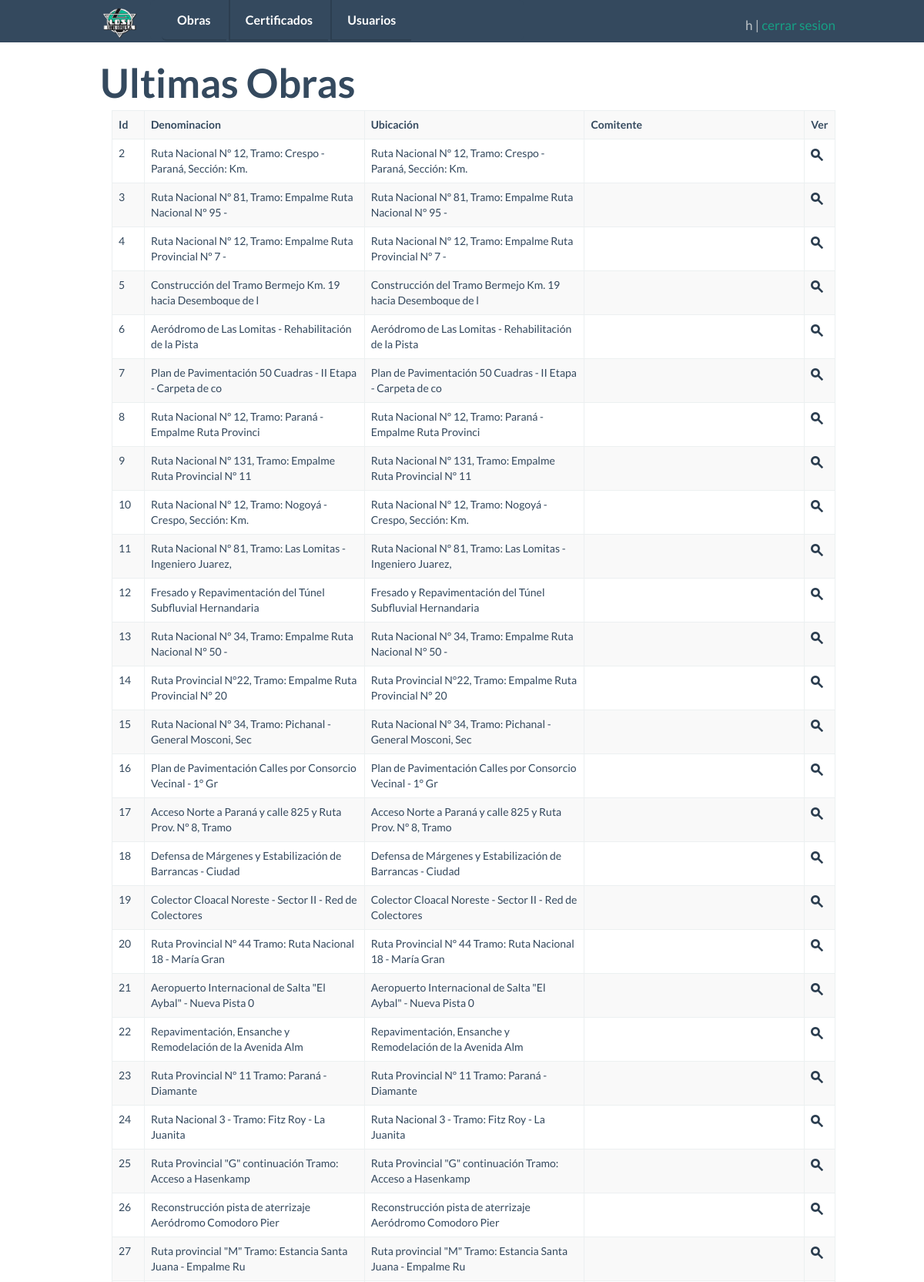
/inicio/inicio.php (signed in, upper part), run on the app's committed database.
### tables this page shows
CREATE TABLE `obrasejecutadas` (
  `ID` int(11) NOT NULL AUTO_INCREMENT,
  `Seleccion` tinyint(1) NOT NULL DEFAULT '0',
  `denominacion` varchar(255) DEFAULT NULL,
  `enejec` tinyint(1) NOT NULL DEFAULT '0',
  `idcomitente` smallint(5) unsigned DEFAULT NULL,
  `tipoDeObra` varchar(255) DEFAULT NULL,
  `montoContractualOriginal` double DEFAULT NULL,
  `montoContractualFinal` double DEFAULT NULL,
  `fechaTerminacionOriginal` timestamp NOT NULL DEFAULT CURRENT_TIMESTAMP ON UPDATE CURRENT_TIMESTAMP,
  `FechaTerminacionFinal` timestamp NOT NULL DEFAULT '0000-00-00 00:00:00',
  `PlazoOriginal` varchar(15) DEFAULT NULL,
  `PlazoFinal` varchar(15) DEFAULT NULL,
  `idPersoneria` smallint(5) unsigned DEFAULT NULL,
  `participacion` float DEFAULT NULL,
  `ute` varchar(50) DEFAULT NULL,
  `observacion` varchar(255) DEFAULT NULL,
  `longitud` double unsigned DEFAULT NULL,
  `longitudMedida` smallint(5) unsigned DEFAULT NULL,
  `terraplenes` double unsigned DEFAULT NULL,
  `terraplenesMedida` smallint(5) unsigned DEFAULT NULL,
  `recubrimiento` double unsigned DEFAULT NULL,
  `recubrimientoMedida` smallint(5) unsigned DEFAULT NULL,
  `baseNoButuminosa` double unsigned DEFAULT NULL,
  `baseMedida` smallint(5) unsigned DEFAULT NULL,
  `banquinaRipio` double unsigned DEFAULT NULL,
  `banquinaRipioMedida` smallint(5) unsigned DEFAULT NULL,
  `tratamientoTriple` double unsigned DEFAULT NULL,
  `tratamientoTripleMedida` smallint(5) unsigned DEFAULT NULL,
  `Hormigones` double unsigned DEFAULT NULL,
  `HormigonesMedida` smallint(5) unsigned DEFAULT NULL,
  `reforestacion` double unsigned DEFAULT NULL,
  `reforestacionMedida` smallint(5) unsigned DEFAULT NULL,
  `certEjecucion` tinyint(1) NOT NULL DEFAULT '0',
  `rp` tinyint(1) NOT NULL DEFAULT '0',
  `rd` tinyint(1) NOT NULL DEFAULT '0',
  `ok` tinyint(1) NOT NULL DEFAULT '0',
  `fechaInicio` timestamp NOT NULL DEFAULT '0000-00-00 00:00:00',
  `fechaLicitacion` timestamp NOT NULL DEFAULT '0000-00-00 00:00:00',
  `fechaContrato` timestamp NOT NULL DEFAULT '0000-00-00 00:00:00',
  `fechaReplanteo` timestamp NOT NULL DEFAULT '0000-00-00 00:00:00',
  `financiada` varchar(50) DEFAULT NULL,
  `comentario` varchar(255) DEFAULT NULL,
  `fechaRP` timestamp NOT NULL DEFAULT '0000-00-00 00:00:00',
  `fechaRD` timestamp NOT NULL DEFAULT '0000-00-00 00:00:00',
  `kml` varchar(45) DEFAULT NULL,
  PRIMARY KEY (`ID`),
  KEY `FK_obrasejecutadas_Comitente` (`idcomitente`),
  KEY `FK_obrasejecutadas_2` (`idPersoneria`),
  KEY `FK_obrasejecutadas_3` (`longitudMedida`),
  KEY `FK_obrasejecutadas_4` (`banquinaRipioMedida`),
  KEY `FK_obrasejecutadas_5` (`HormigonesMedida`),
  KEY `FK_obrasejecutadas_6` (`tratamientoTripleMedida`),
  KEY `FK_obrasejecutadas_7` (`terraplenesMedida`),
  KEY `FK_obrasejecutadas_8` (`recubrimientoMedida`),
  KEY `FK_obrasejecutadas_9` (`baseMedida`),
  KEY `FK_obrasejecutadas_10` (`reforestacionMedida`),
  CONSTRAINT `FK_obrasejecutadas_10` FOREIGN KEY (`reforestacionMedida`) REFERENCES `medida` (`idMedida`),
  CONSTRAINT `FK_obrasejecutadas_2` FOREIGN KEY (`idPersoneria`) REFERENCES `personeria` (`id`),
  CONSTRAINT `FK_obrasejecutadas_3` FOREIGN KEY (`longitudMedida`) REFERENCES `medida` (`idMedida`),
  CONSTRAINT `FK_obrasejecutadas_4` FOREIGN KEY (`banquinaRipioMedida`) REFERENCES `medida` (`idMedida`),
  CONSTRAINT `FK_obrasejecutadas_5` FOREIGN KEY (`HormigonesMedida`) REFERENCES `medida` (`idMedida`),
  CONSTRAINT `FK_obrasejecutadas_6` FOREIGN KEY (`tratamientoTripleMedida`) REFERENCES `medida` (`idMedida`),
  CONSTRAINT `FK_obrasejecutadas_7` FOREIGN KEY (`terraplenesMedida`) REFERENCES `medida` (`idMedida`),
  CONSTRAINT `FK_obrasejecutadas_8` FOREIGN KEY (`recubrimientoMedida`) REFERENCES `medida` (`idMedida`),
  CONSTRAINT `FK_obrasejecutadas_9` FOREIGN KEY (`baseMedida`) REFERENCES `medida` (`idMedida`),
  CONSTRAINT `FK_obrasejecutadas_Comitente` FOREIGN KEY (`idcomitente`) REFERENCES `comitente` (`id`)
);

### clases/ActiveRecord/MysqlObrasEjecutadasActiveRecord.php (called while the page is built, shortened)
<?php
include_once '../clases/ValueObject/ObrasEjecutadasValueObject.php';
class MysqlObrasEjecutadasActiveRecord implements ActiveRecord{
    public function buscarTodo() {
        $sql = "SELECT * FROM obrasejecutadas;";
        $resultado = mysql_query($sql);
        if($resultado){
            $aObras = array();
            while ($fila = mysql_fetch_object($resultado)){
                $oValueObject = new ObrasEjecutadasValueObject();
                $oValueObject->setBanquinaRipio($fila->banquinaRipio);
                $oValueObject->setBanquinaRipioMedida($fila->banquinaRipioMedida);
                $oValueObject->setBaseMedida($fila->baseMedida);
                $oValueObject->setBaseNoButuminosa($fila->baseNoButuminosa);
                $oValueObject->setCertEjecucion($fila->certEjecucion);
                $oValueObject->setComentario($fila->comentario);
                $oValueObject->setDenominacion($fila->denominacion);
                $oValueObject->setEnejec($fila->enejec);
                $oValueObject->setFechaContrato($fila->fechaContrato);
                $oValueObject->setFechaInicio($fila->fechaInicio);
                $oValueObject->setFechaLicitacion($fila->fechaLicitacion);
                $oValueObject->setFechaRD($fila->fechaRD);
                $oValueObject->setFechaRP($fila->fechaRP);
                $oValueObject->setFechaReplanteo($fila->fechaReplanteo);
                $oValueObject->setFechaTerminacionFinal($fila->FechaTerminacionFinal);
                $oValueObject->setFechaTerminacionOriginal($fila->fechaTerminacionOriginal);
                $oValueObject->setFinanciada($fila->financiada);
                $oValueObject->setHormigones($fila->Hormigones);
                $oValueObject->setHormigonesMedida($fila->HormigonesMedida);
                $oValueObject->setID($fila->ID);
                $oValueObject->setIdPersoneria($fila->idPersoneria);
                $oValueObject->setIdcomitente($fila->idcomitente);
                $oValueObject->setLongitud($fila->longitud);
                $oValueObject->setLongitudMedida($fila->longitudMedida);
                $oValueObject->setMontoContractualFinal($fila->montoContractualFinal);
                $oValueObject->setMontoContractualOriginal($fila->montoContractualOriginal);
                $oValueObject->setObservacion($fila->observacion);
                $oValueObject->setOk($fila->ok);
                $oValueObject->setParticipacion($fila->participacion);
                $oValueObject->setPlazoFinal($fila->PlazoFinal);
                $oValueObject->setPlazoOriginal($fila->PlazoOriginal);
                $oValueObject->setRd($fila->rd);
                $oValueObject->setRecubrimiento($fila->recubrimiento);
                $oValueObject->setRecubrimientoMedida($fila->recubrimientoMedida);
                $oValueObject->setReforestacion($fila->reforestacion);
                $oValueObject->setReforestacionMedida($fila->reforestacionMedida);
                $oValueObject->setRp($fila->rp);
                $oValueObject->setSeleccion($fila->Seleccion);
                $oValueObject->setTerraplenes($fila->terraplenes);
                $oValueObject->setTerraplenesMedida($fila->terraplenesMedida);
                $oValueObject->setTipoDeObra($fila->tipoDeObra);
                $oValueObject->setTratamientoTriple($fila->tratamientoTriple);
                $oValueObject->setTratamientoTripleMedida($fila->tratamientoTripleMedida);
                $oValueObject->setUte($fila->ute);
                $oValueObject->setKml($fila->kml);
                $aObras[] = $oValueObject;
            }
            return $aObras;
        } else {
            return FALSE;
        }
    }
}
?>

### clases/ValueObject/ObrasEjecutadasValueObject.php (called while the page is built, shortened)
<?php
class ObrasEjecutadasValueObject {
    private $ID, $Seleccion, $denominacion, $enejec, $idcomitente, $tipoDeObra;
    public function getID() {
        return $this->ID;
    }
    public function setID($ID) {
        $this->ID = $ID;
    }
    public function getDenominacion() {
        return $this->denominacion;
    }
    public function setDenominacion($denominacion) {
        $this->denominacion = $denominacion;
    }
}
?>

### inicio/listado.php (the view, shortened to what this page needs)
<!DOCTYPE html>
<html>
    <head>
        <?php include_once "../includes/php/estilos.php";?>
    </head>
    <body>
        <?php include_once "../includes/php/header.php"; ?>
        <div class="container">
            <table class="table table-striped table-bordered table-hover">
                <tr>
                    <th style="width: 4%">Id</th>
                    <th style="width: 30%">Denominacion</th>
                    <th style="width: 30%">Ubicaci&oacute;n</th>
                    <th style="width: 30%">Comitente</th>
                    <th style="width: 4%">Ver</th>
                </tr>
                <?php
                include_once '../clases/ActiveRecord/MysqlObrasEjecutadasActiveRecord.php';
                $oObras = new MysqlObrasEjecutadasActiveRecord();
                $aObras = $oObras->buscarTodo();
                foreach ($aObras as $llave => $valor) { ?>
                    <tr>
                        <td><?php echo $valor->getID(); ?></td>
                        <td><?php echo substr(utf8_encode($valor->getDenominacion()), 0, 60); ?></td>
                        <td><?php echo substr(utf8_encode($valor->getDenominacion()), 0, 60); ?></td>
                        <td><?php echo substr(utf8_encode($valor->getIdcomitente()), 0, 60); ?></td>
                        <td><a href="../obras/muestra.php?id=<?php echo $valor->getID(); ?>"><img src="../images/todo/search.png" /></a></td>
                    </tr>
                    <?php
                }
                ?>
            </table>
        </div>
    </body>
</html>

### css/flat-ui.css (style rules this page uses)
body { font-family: 'Lato', Helvetica, Arial, sans-serif; font-size: 14px; line-height: 1.231; color: #34495e; background-color: #ffffff; }
a { color: #16a085; text-decoration: none; -webkit-transition: 0.25s; -moz-transition: 0.25s; -o-transition: 0.25s; transition: 0.25s; -webkit-backface-visibility: hidden; }

### css/demo.css (style rules this page uses)
.container { max-width: 970px !important; }

### css/otros-estilos.css (style rules this page uses)
table { max-width: 100%; background-color: transparent; }
th { text-align: left; }
.table { width: 100%; margin-bottom: 21px; }
.table > thead > tr > th, .table > tbody > tr > th, .table > tfoot > tr > th, .table > thead > tr > td, .table > tbody > tr > td, .table > tfoot > tr > td { padding: 8px; line-height: 1.428571429; vertical-align: top; border-top: 1px solid #ecf0f1; }
.table-bordered { border: 1px solid #ecf0f1; }
.table-bordered > thead > tr > th, .table-bordered > tbody > tr > th, .table-bordered > tfoot > tr > th, .table-bordered > thead > tr > td, .table-bordered > tbody > tr > td, .table-bordered > tfoot > tr > td { border: 1px solid #ecf0f1; }
.table-striped > tbody > tr:nth-child(odd) > td, .table-striped > tbody > tr:nth-child(odd) > th { background-color: #f9f9f9; }
* { margin: 0; }
html, body { height: 100%; }
.container { min-height: 100%; height: auto !important; height: 100%; margin: 0 auto -40px; }

### data on the page
obrasejecutadas: ID "2", denominacion "Ruta Nacional Nº 12, Tramo: Crespo - Paraná, Sección: Km."
obrasejecutadas: ID "3", denominacion "Ruta Nacional Nº 81, Tramo: Empalme Ruta Nacional Nº 95 -"
obrasejecutadas: ID "4", denominacion "Ruta Nacional Nº 12, Tramo: Empalme Ruta Provincial Nº 7 -"
obrasejecutadas: ID "5", denominacion "Construcción del Tramo Bermejo Km. 19 hacia Desemboque de l"
obrasejecutadas: ID "6", denominacion "Aeródromo de Las Lomitas - Rehabilitación de la Pista"
obrasejecutadas: ID "7", denominacion "Plan de Pavimentación 50 Cuadras - II Etapa - Carpeta de co"
obrasejecutadas: ID "8", denominacion "Ruta Nacional Nº 12, Tramo: Paraná - Empalme Ruta Provinci"
obrasejecutadas: ID "9", denominacion "Ruta Nacional Nº 131, Tramo: Empalme Ruta Provincial Nº 11"
obrasejecutadas: ID "10", denominacion "Ruta Nacional Nº 12, Tramo: Nogoyá - Crespo, Sección: Km."
obrasejecutadas: ID "11", denominacion "Ruta Nacional Nº 81, Tramo: Las Lomitas - Ingeniero Juarez,"
obrasejecutadas: ID "12", denominacion "Fresado y Repavimentación del Túnel Subfluvial Hernandaria"
obrasejecutadas: ID "13", denominacion "Ruta Nacional N° 34, Tramo: Empalme Ruta Nacional N° 50 -"
obrasejecutadas: ID "14", denominacion "Ruta Provincial N°22, Tramo: Empalme Ruta Provincial N° 20"
obrasejecutadas: ID "15", denominacion "Ruta Nacional N° 34, Tramo: Pichanal - General Mosconi, Sec"
obrasejecutadas: ID "16", denominacion "Plan de Pavimentación Calles por Consorcio Vecinal - 1° Gr"
obrasejecutadas: ID "17", denominacion "Acceso Norte a Paraná y calle 825 y Ruta Prov. Nº 8, Tramo"
obrasejecutadas: ID "18", denominacion "Defensa de Márgenes y Estabilización de Barrancas - Ciudad"
obrasejecutadas: ID "19", denominacion "Colector Cloacal Noreste - Sector II - Red de Colectores"
obrasejecutadas: ID "20", denominacion "Ruta Provincial Nº 44 Tramo: Ruta Nacional 18 - María Gran"
obrasejecutadas: ID "21", denominacion "Aeropuerto Internacional de Salta \"El Aybal\" - Nueva Pista 0"
obrasejecutadas: ID "22", denominacion "Repavimentación, Ensanche y Remodelación de la Avenida Alm"
obrasejecutadas: ID "23", denominacion "Ruta Provincial Nº 11 Tramo: Paraná - Diamante"
obrasejecutadas: ID "24", denominacion "Ruta Nacional 3 - Tramo: Fitz Roy - La Juanita"
obrasejecutadas: ID "25", denominacion "Ruta Provincial \"G\" continuación Tramo: Acceso a Hasenkamp"
obrasejecutadas: ID "26", denominacion "Reconstrucción pista de aterrizaje Aeródromo Comodoro Pier"
obrasejecutadas: ID "27", denominacion "Ruta provincial \"M\" Tramo: Estancia Santa Juana - Empalme Ru"

### other printed values
$_SESSION['nombre'] "h"
